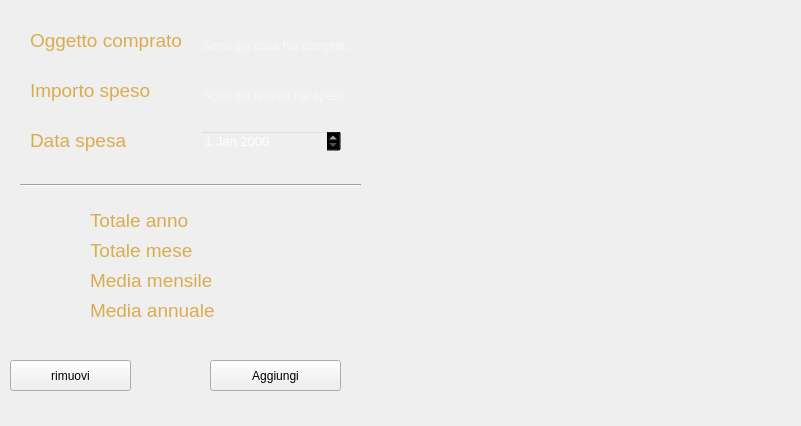
<?xml version="1.0" encoding="UTF-8"?>
<ui version="4.0">
 <class>Window</class>
 <widget class="QMainWindow" name="Window">
  <property name="geometry">
   <rect>
    <x>0</x>
    <y>0</y>
    <width>801</width>
    <height>426</height>
   </rect>
  </property>
  <property name="windowTitle">
   <string>PyWallet</string>
  </property>
  <property name="windowIcon">
   <iconset>
    <normaloff>wal.jpg</normaloff>wal.jpg</iconset>
  </property>
  <property name="autoFillBackground">
   <bool>false</bool>
  </property>
  <property name="styleSheet">
   <string notr="true"/>
  </property>
  <widget class="QWidget" name="centralwidget">
   <widget class="QLabel" name="label">
    <property name="geometry">
     <rect>
      <x>30</x>
      <y>20</y>
      <width>161</width>
      <height>41</height>
     </rect>
    </property>
    <property name="font">
     <font>
      <pointsize>14</pointsize>
      <weight>50</weight>
      <bold>false</bold>
     </font>
    </property>
    <property name="styleSheet">
     <string notr="true">#label{color:#dbac4e}</string>
    </property>
    <property name="text">
     <string>Oggetto comprato </string>
    </property>
    <property name="wordWrap">
     <bool>false</bool>
    </property>
   </widget>
   <widget class="QLineEdit" name="nome">
    <property name="enabled">
     <bool>true</bool>
    </property>
    <property name="geometry">
     <rect>
      <x>200</x>
      <y>30</y>
      <width>161</width>
      <height>31</height>
     </rect>
    </property>
    <property name="palette">
     <palette>
      <active>
       <colorrole role="WindowText">
        <brush brushstyle="SolidPattern">
         <color alpha="255">
          <red>255</red>
          <green>255</green>
          <blue>255</blue>
         </color>
        </brush>
       </colorrole>
       <colorrole role="Button">
        <brush brushstyle="SolidPattern">
         <color alpha="0">
          <red>0</red>
          <green>0</green>
          <blue>0</blue>
         </color>
        </brush>
       </colorrole>
       <colorrole role="Light">
        <brush brushstyle="SolidPattern">
         <color alpha="255">
          <red>127</red>
          <green>255</green>
          <blue>191</blue>
         </color>
        </brush>
       </colorrole>
       <colorrole role="Midlight">
        <brush brushstyle="SolidPattern">
         <color alpha="255">
          <red>106</red>
          <green>212</green>
          <blue>159</blue>
         </color>
        </brush>
       </colorrole>
       <colorrole role="Dark">
        <brush brushstyle="SolidPattern">
         <color alpha="255">
          <red>42</red>
          <green>85</green>
          <blue>63</blue>
         </color>
        </brush>
       </colorrole>
       <colorrole role="Mid">
        <brush brushstyle="SolidPattern">
         <color alpha="255">
          <red>56</red>
          <green>113</green>
          <blue>84</blue>
         </color>
        </brush>
       </colorrole>
       <colorrole role="Text">
        <brush brushstyle="SolidPattern">
         <color alpha="255">
          <red>255</red>
          <green>255</green>
          <blue>255</blue>
         </color>
        </brush>
       </colorrole>
       <colorrole role="BrightText">
        <brush brushstyle="SolidPattern">
         <color alpha="255">
          <red>255</red>
          <green>255</green>
          <blue>255</blue>
         </color>
        </brush>
       </colorrole>
       <colorrole role="ButtonText">
        <brush brushstyle="SolidPattern">
         <color alpha="255">
          <red>255</red>
          <green>255</green>
          <blue>255</blue>
         </color>
        </brush>
       </colorrole>
       <colorrole role="Base">
        <brush brushstyle="SolidPattern">
         <color alpha="0">
          <red>0</red>
          <green>0</green>
          <blue>0</blue>
         </color>
        </brush>
       </colorrole>
       <colorrole role="Window">
        <brush brushstyle="SolidPattern">
         <color alpha="0">
          <red>0</red>
          <green>0</green>
          <blue>0</blue>
         </color>
        </brush>
       </colorrole>
       <colorrole role="Shadow">
        <brush brushstyle="SolidPattern">
         <color alpha="255">
          <red>0</red>
          <green>0</green>
          <blue>0</blue>
         </color>
        </brush>
       </colorrole>
       <colorrole role="AlternateBase">
        <brush brushstyle="SolidPattern">
         <color alpha="255">
          <red>170</red>
          <green>212</green>
          <blue>191</blue>
         </color>
        </brush>
       </colorrole>
       <colorrole role="ToolTipBase">
        <brush brushstyle="SolidPattern">
         <color alpha="255">
          <red>255</red>
          <green>255</green>
          <blue>220</blue>
         </color>
        </brush>
       </colorrole>
       <colorrole role="ToolTipText">
        <brush brushstyle="SolidPattern">
         <color alpha="255">
          <red>0</red>
          <green>0</green>
          <blue>0</blue>
         </color>
        </brush>
       </colorrole>
      </active>
      <inactive>
       <colorrole role="WindowText">
        <brush brushstyle="SolidPattern">
         <color alpha="255">
          <red>255</red>
          <green>255</green>
          <blue>255</blue>
         </color>
        </brush>
       </colorrole>
       <colorrole role="Button">
        <brush brushstyle="SolidPattern">
         <color alpha="0">
          <red>0</red>
          <green>0</green>
          <blue>0</blue>
         </color>
        </brush>
       </colorrole>
       <colorrole role="Light">
        <brush brushstyle="SolidPattern">
         <color alpha="255">
          <red>127</red>
          <green>255</green>
          <blue>191</blue>
         </color>
        </brush>
       </colorrole>
       <colorrole role="Midlight">
        <brush brushstyle="SolidPattern">
         <color alpha="255">
          <red>106</red>
          <green>212</green>
          <blue>159</blue>
         </color>
        </brush>
       </colorrole>
       <colorrole role="Dark">
        <brush brushstyle="SolidPattern">
         <color alpha="255">
          <red>42</red>
          <green>85</green>
          <blue>63</blue>
         </color>
        </brush>
       </colorrole>
       <colorrole role="Mid">
        <brush brushstyle="SolidPattern">
         <color alpha="255">
          <red>56</red>
          <green>113</green>
          <blue>84</blue>
         </color>
        </brush>
       </colorrole>
       <colorrole role="Text">
        <brush brushstyle="SolidPattern">
         <color alpha="255">
          <red>255</red>
          <green>255</green>
          <blue>255</blue>
         </color>
        </brush>
       </colorrole>
       <colorrole role="BrightText">
        <brush brushstyle="SolidPattern">
         <color alpha="255">
          <red>255</red>
          <green>255</green>
          <blue>255</blue>
         </color>
        </brush>
       </colorrole>
       <colorrole role="ButtonText">
        <brush brushstyle="SolidPattern">
         <color alpha="255">
          <red>255</red>
          <green>255</green>
          <blue>255</blue>
         </color>
        </brush>
       </colorrole>
       <colorrole role="Base">
        <brush brushstyle="SolidPattern">
         <color alpha="0">
          <red>0</red>
          <green>0</green>
          <blue>0</blue>
         </color>
        </brush>
       </colorrole>
       <colorrole role="Window">
        <brush brushstyle="SolidPattern">
         <color alpha="0">
          <red>0</red>
          <green>0</green>
          <blue>0</blue>
         </color>
        </brush>
       </colorrole>
       <colorrole role="Shadow">
        <brush brushstyle="SolidPattern">
         <color alpha="255">
          <red>0</red>
          <green>0</green>
          <blue>0</blue>
         </color>
        </brush>
       </colorrole>
       <colorrole role="AlternateBase">
        <brush brushstyle="SolidPattern">
         <color alpha="255">
          <red>170</red>
          <green>212</green>
          <blue>191</blue>
         </color>
        </brush>
       </colorrole>
       <colorrole role="ToolTipBase">
        <brush brushstyle="SolidPattern">
         <color alpha="255">
          <red>255</red>
          <green>255</green>
          <blue>220</blue>
         </color>
        </brush>
       </colorrole>
       <colorrole role="ToolTipText">
        <brush brushstyle="SolidPattern">
         <color alpha="255">
          <red>0</red>
          <green>0</green>
          <blue>0</blue>
         </color>
        </brush>
       </colorrole>
      </inactive>
      <disabled>
       <colorrole role="WindowText">
        <brush brushstyle="SolidPattern">
         <color alpha="255">
          <red>255</red>
          <green>255</green>
          <blue>255</blue>
         </color>
        </brush>
       </colorrole>
       <colorrole role="Button">
        <brush brushstyle="SolidPattern">
         <color alpha="0">
          <red>0</red>
          <green>0</green>
          <blue>0</blue>
         </color>
        </brush>
       </colorrole>
       <colorrole role="Light">
        <brush brushstyle="SolidPattern">
         <color alpha="255">
          <red>127</red>
          <green>255</green>
          <blue>191</blue>
         </color>
        </brush>
       </colorrole>
       <colorrole role="Midlight">
        <brush brushstyle="SolidPattern">
         <color alpha="255">
          <red>106</red>
          <green>212</green>
          <blue>159</blue>
         </color>
        </brush>
       </colorrole>
       <colorrole role="Dark">
        <brush brushstyle="SolidPattern">
         <color alpha="255">
          <red>42</red>
          <green>85</green>
          <blue>63</blue>
         </color>
        </brush>
       </colorrole>
       <colorrole role="Mid">
        <brush brushstyle="SolidPattern">
         <color alpha="255">
          <red>56</red>
          <green>113</green>
          <blue>84</blue>
         </color>
        </brush>
       </colorrole>
       <colorrole role="Text">
        <brush brushstyle="SolidPattern">
         <color alpha="255">
          <red>255</red>
          <green>255</green>
          <blue>255</blue>
         </color>
        </brush>
       </colorrole>
       <colorrole role="BrightText">
        <brush brushstyle="SolidPattern">
         <color alpha="255">
          <red>255</red>
          <green>255</green>
          <blue>255</blue>
         </color>
        </brush>
       </colorrole>
       <colorrole role="ButtonText">
        <brush brushstyle="SolidPattern">
         <color alpha="255">
          <red>255</red>
          <green>255</green>
          <blue>255</blue>
         </color>
        </brush>
       </colorrole>
       <colorrole role="Base">
        <brush brushstyle="SolidPattern">
         <color alpha="0">
          <red>0</red>
          <green>0</green>
          <blue>0</blue>
         </color>
        </brush>
       </colorrole>
       <colorrole role="Window">
        <brush brushstyle="SolidPattern">
         <color alpha="0">
          <red>0</red>
          <green>0</green>
          <blue>0</blue>
         </color>
        </brush>
       </colorrole>
       <colorrole role="Shadow">
        <brush brushstyle="SolidPattern">
         <color alpha="255">
          <red>0</red>
          <green>0</green>
          <blue>0</blue>
         </color>
        </brush>
       </colorrole>
       <colorrole role="AlternateBase">
        <brush brushstyle="SolidPattern">
         <color alpha="255">
          <red>85</red>
          <green>170</green>
          <blue>127</blue>
         </color>
        </brush>
       </colorrole>
       <colorrole role="ToolTipBase">
        <brush brushstyle="SolidPattern">
         <color alpha="255">
          <red>255</red>
          <green>255</green>
          <blue>220</blue>
         </color>
        </brush>
       </colorrole>
       <colorrole role="ToolTipText">
        <brush brushstyle="SolidPattern">
         <color alpha="255">
          <red>0</red>
          <green>0</green>
          <blue>0</blue>
         </color>
        </brush>
       </colorrole>
      </disabled>
     </palette>
    </property>
    <property name="autoFillBackground">
     <bool>false</bool>
    </property>
    <property name="styleSheet">
     <string notr="true">border:none;
background:transparent;
color:#ffffff;
</string>
    </property>
    <property name="placeholderText">
     <string>Scrivi qui cosa hai comprato...</string>
    </property>
   </widget>
   <widget class="QLineEdit" name="importo">
    <property name="geometry">
     <rect>
      <x>200</x>
      <y>80</y>
      <width>161</width>
      <height>31</height>
     </rect>
    </property>
    <property name="styleSheet">
     <string notr="true">border:none;
background:transparent;
color:#ffffff;</string>
    </property>
    <property name="text">
     <string/>
    </property>
    <property name="placeholderText">
     <string>Scrivi qui quanto hai speso...</string>
    </property>
   </widget>
   <widget class="QLabel" name="label_2">
    <property name="geometry">
     <rect>
      <x>30</x>
      <y>70</y>
      <width>161</width>
      <height>41</height>
     </rect>
    </property>
    <property name="font">
     <font>
      <pointsize>14</pointsize>
     </font>
    </property>
    <property name="styleSheet">
     <string notr="true">color:#dbac4e</string>
    </property>
    <property name="text">
     <string>Importo speso</string>
    </property>
   </widget>
   <widget class="QPushButton" name="addBtt">
    <property name="geometry">
     <rect>
      <x>210</x>
      <y>360</y>
      <width>131</width>
      <height>31</height>
     </rect>
    </property>
    <property name="text">
     <string>Aggiungi</string>
    </property>
   </widget>
   <widget class="QPushButton" name="removeBtt">
    <property name="geometry">
     <rect>
      <x>10</x>
      <y>360</y>
      <width>121</width>
      <height>31</height>
     </rect>
    </property>
    <property name="text">
     <string>rimuovi</string>
    </property>
   </widget>
   <widget class="QListWidget" name="listaSpese">
    <property name="geometry">
     <rect>
      <x>370</x>
      <y>20</y>
      <width>411</width>
      <height>381</height>
     </rect>
    </property>
    <property name="minimumSize">
     <size>
      <width>411</width>
      <height>381</height>
     </size>
    </property>
    <property name="maximumSize">
     <size>
      <width>411</width>
      <height>16777215</height>
     </size>
    </property>
    <property name="baseSize">
     <size>
      <width>0</width>
      <height>0</height>
     </size>
    </property>
    <property name="font">
     <font>
      <pointsize>14</pointsize>
     </font>
    </property>
    <property name="styleSheet">
     <string notr="true">background:transparent;
color:#ffffff;</string>
    </property>
   </widget>
   <widget class="QLabel" name="label_3">
    <property name="geometry">
     <rect>
      <x>30</x>
      <y>120</y>
      <width>161</width>
      <height>41</height>
     </rect>
    </property>
    <property name="font">
     <font>
      <pointsize>14</pointsize>
     </font>
    </property>
    <property name="styleSheet">
     <string notr="true">color:#dbac4e</string>
    </property>
    <property name="text">
     <string>Data spesa</string>
    </property>
   </widget>
   <widget class="QLabel" name="label_4">
    <property name="geometry">
     <rect>
      <x>-10</x>
      <y>-10</y>
      <width>811</width>
      <height>481</height>
     </rect>
    </property>
    <property name="font">
     <font>
      <pointsize>12</pointsize>
     </font>
    </property>
    <property name="text">
     <string/>
    </property>
    <property name="pixmap">
     <pixmap>wal.jpg</pixmap>
    </property>
    <property name="scaledContents">
     <bool>true</bool>
    </property>
    <property name="alignment">
     <set>Qt::AlignLeading|Qt::AlignLeft|Qt::AlignVCenter</set>
    </property>
   </widget>
   <widget class="QDateEdit" name="dataSpesa">
    <property name="geometry">
     <rect>
      <x>200</x>
      <y>130</y>
      <width>141</width>
      <height>22</height>
     </rect>
    </property>
    <property name="font">
     <font>
      <pointsize>10</pointsize>
     </font>
    </property>
    <property name="styleSheet">
     <string notr="true">background:transparent;
color:#ffffff;</string>
    </property>
   </widget>
   <widget class="Line" name="line">
    <property name="geometry">
     <rect>
      <x>20</x>
      <y>160</y>
      <width>341</width>
      <height>51</height>
     </rect>
    </property>
    <property name="orientation">
     <enum>Qt::Horizontal</enum>
    </property>
   </widget>
   <widget class="QLabel" name="label_5">
    <property name="geometry">
     <rect>
      <x>90</x>
      <y>200</y>
      <width>141</width>
      <height>41</height>
     </rect>
    </property>
    <property name="font">
     <font>
      <pointsize>14</pointsize>
     </font>
    </property>
    <property name="styleSheet">
     <string notr="true">color:#dbac4e</string>
    </property>
    <property name="text">
     <string>Totale anno</string>
    </property>
   </widget>
   <widget class="QLabel" name="label_6">
    <property name="geometry">
     <rect>
      <x>90</x>
      <y>230</y>
      <width>111</width>
      <height>41</height>
     </rect>
    </property>
    <property name="font">
     <font>
      <pointsize>14</pointsize>
     </font>
    </property>
    <property name="styleSheet">
     <string notr="true">color:#dbac4e</string>
    </property>
    <property name="text">
     <string>Totale mese</string>
    </property>
   </widget>
   <widget class="QLabel" name="label_7">
    <property name="geometry">
     <rect>
      <x>90</x>
      <y>260</y>
      <width>121</width>
      <height>41</height>
     </rect>
    </property>
    <property name="font">
     <font>
      <pointsize>14</pointsize>
     </font>
    </property>
    <property name="styleSheet">
     <string notr="true">color:#dbac4e</string>
    </property>
    <property name="text">
     <string>Media mensile</string>
    </property>
   </widget>
   <widget class="QLabel" name="label_8">
    <property name="geometry">
     <rect>
      <x>90</x>
      <y>290</y>
      <width>131</width>
      <height>41</height>
     </rect>
    </property>
    <property name="font">
     <font>
      <pointsize>14</pointsize>
     </font>
    </property>
    <property name="styleSheet">
     <string notr="true">color:#dbac4e</string>
    </property>
    <property name="text">
     <string>Media annuale</string>
    </property>
   </widget>
   <widget class="QLabel" name="yearGrandTotal">
    <property name="geometry">
     <rect>
      <x>260</x>
      <y>200</y>
      <width>91</width>
      <height>31</height>
     </rect>
    </property>
    <property name="font">
     <font>
      <pointsize>14</pointsize>
     </font>
    </property>
    <property name="styleSheet">
     <string notr="true">border:none;
background:transparent;
color:#ffffff;</string>
    </property>
    <property name="text">
     <string/>
    </property>
   </widget>
   <widget class="QLabel" name="monthTotal">
    <property name="geometry">
     <rect>
      <x>260</x>
      <y>230</y>
      <width>91</width>
      <height>41</height>
     </rect>
    </property>
    <property name="font">
     <font>
      <pointsize>14</pointsize>
     </font>
    </property>
    <property name="styleSheet">
     <string notr="true">border:none;
background:transparent;
color:#ffffff;</string>
    </property>
    <property name="text">
     <string/>
    </property>
   </widget>
   <widget class="QLabel" name="monthAvg">
    <property name="geometry">
     <rect>
      <x>260</x>
      <y>260</y>
      <width>71</width>
      <height>41</height>
     </rect>
    </property>
    <property name="font">
     <font>
      <pointsize>14</pointsize>
     </font>
    </property>
    <property name="styleSheet">
     <string notr="true">border:none;
background:transparent;
color:#ffffff;</string>
    </property>
    <property name="text">
     <string/>
    </property>
   </widget>
   <widget class="QLabel" name="yearAvg">
    <property name="geometry">
     <rect>
      <x>260</x>
      <y>290</y>
      <width>91</width>
      <height>41</height>
     </rect>
    </property>
    <property name="font">
     <font>
      <pointsize>14</pointsize>
     </font>
    </property>
    <property name="styleSheet">
     <string notr="true">border:none;
background:transparent;
color:#ffffff;</string>
    </property>
    <property name="text">
     <string/>
    </property>
   </widget>
   <zorder>label_4</zorder>
   <zorder>label</zorder>
   <zorder>nome</zorder>
   <zorder>importo</zorder>
   <zorder>label_2</zorder>
   <zorder>addBtt</zorder>
   <zorder>removeBtt</zorder>
   <zorder>label_3</zorder>
   <zorder>listaSpese</zorder>
   <zorder>dataSpesa</zorder>
   <zorder>line</zorder>
   <zorder>label_5</zorder>
   <zorder>label_6</zorder>
   <zorder>label_7</zorder>
   <zorder>label_8</zorder>
   <zorder>yearGrandTotal</zorder>
   <zorder>monthTotal</zorder>
   <zorder>monthAvg</zorder>
   <zorder>yearAvg</zorder>
  </widget>
 </widget>
 <resources/>
 <connections/>
</ui>
